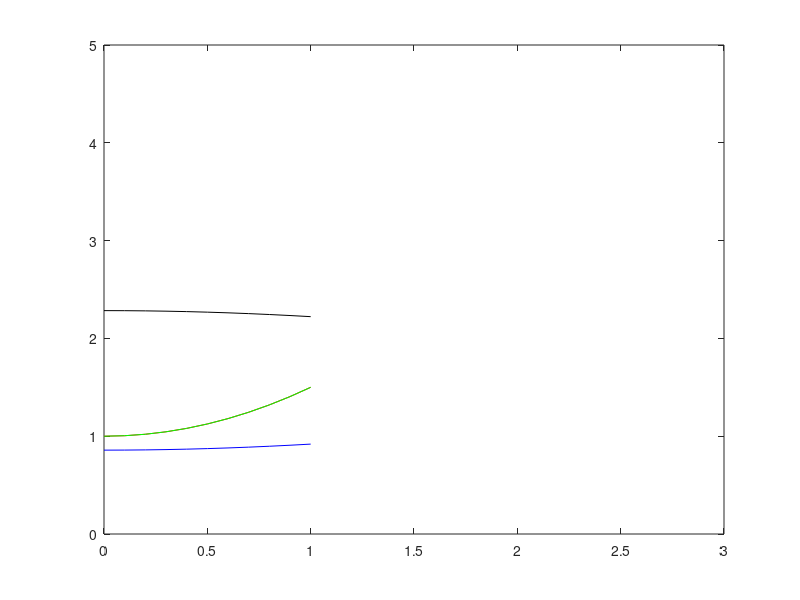
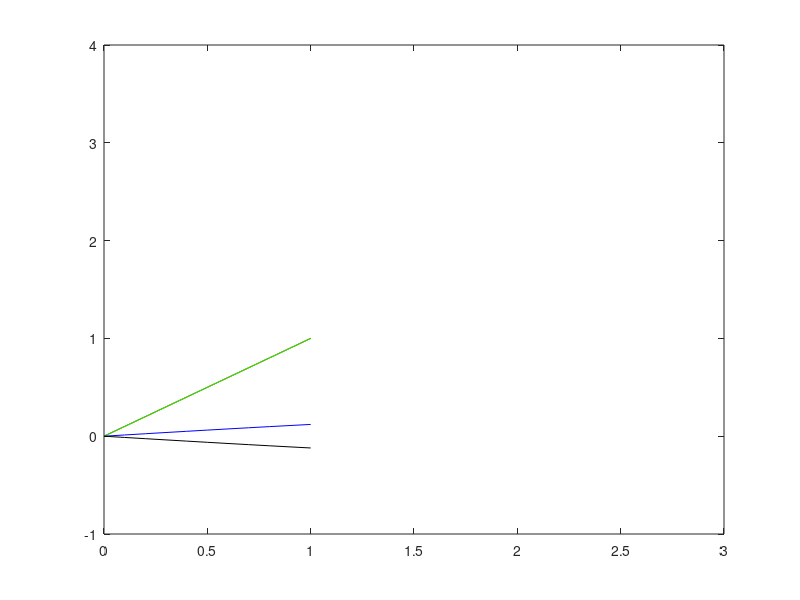
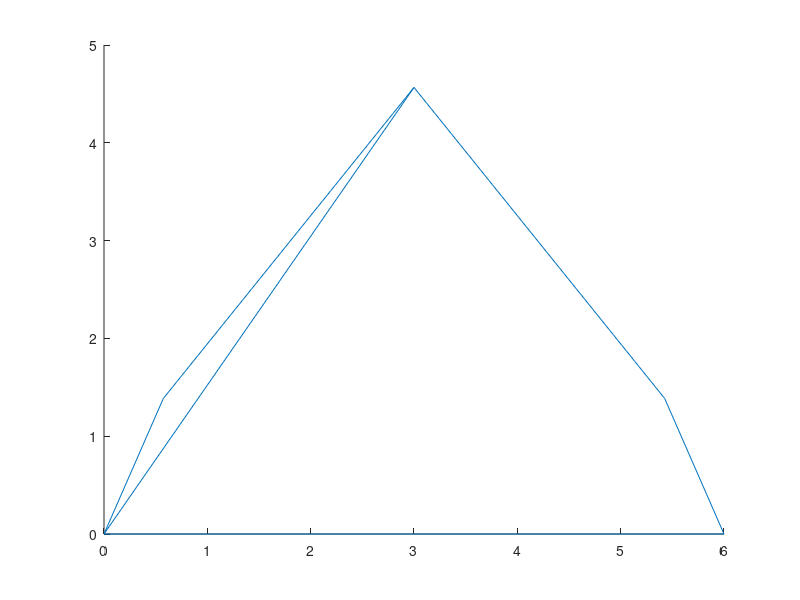

Reproduce these figures in MATLAB, in order.
clear
clc
clf
close all

r1=6;
r3=4;
r4=4;
theta1=0.0;
theta2=deg2rad(67.5);
theta5=deg2rad(112.5);
o2=[0;0];

%GDL1
r20=1;
v20=0;
a20=1;
%GDL2
r50=1;
v50=0;
a50=1;
tiempo = 1.0;

%semilla
q=[3.6; 4.7; 1.7; 2.3; 1; 1];
contador=0;
for t=0:0.1:tiempo
    contador=contador+1;
    tol=100;
    iter=0;

    while tol>1e-10 && iter<100
        iter=iter+1;
        Phi=[-r1*cos(theta1)+q(1)*cos(theta2)+r3*cos(q(3))-r4*cos(q(4))-q(2)*cos(theta5);
             -r1*sin(theta1)+q(1)*sin(theta2)+r3*sin(q(3))-r4*sin(q(4))-q(2)*sin(theta5);
              q(1)*cos(theta2)+r3*cos(q(3))-q(5)*cos(q(6));
              q(1)*sin(theta2)+r3*sin(q(3))-q(5)*sin(q(6));
              q(1)-r20-(v20*t)-(0.5*a20*t^2);
              q(2)-r50-(v50*t)-(0.5*a50*t^2)];

          J=[cos(theta2), -cos(theta5),  -r3*sin(q(3)),   r4*sin(q(4)), 0, 0;
             sin(theta2), -sin(theta5),   r3*cos(q(3)),  -r4*cos(q(4)), 0, 0;
             cos(theta2), 0, -r3*sin(q(3)), 0, -cos(q(6)), q(5)*sin(q(6));
             sin(theta2), 0,  r3*cos(q(3)), 0, -sin(q(6)),-q(5)*cos(q(6));
              1, 0, 0, 0, 0, 0;
              0, 1, 0, 0, 0, 0];
        
        qf=-J\Phi+q;
        q=qf;
        tol=norm(Phi);
    end
    if iter>99
        disp('no hubo convergencia')
        break
    end
    %historico de posicion
    P(:,contador)=q;
    %calcular la velocidad
    phi_tp=[0; 0; 0; 0; -v20-a20*t; -v50-a50*t];
    v=-J\phi_tp;
    V(:,contador)=v;
    %calcular aceleración
%     phi_tpp=[0; 0; -a20; -a50];
%     Jp=[0, 0,  -r3*v(3)*cos(q(3)),   r4*v(4)*cos(q(4));
%         0, 0,  -r3*v(3)*sin(q(3)),   r4*v(4)*sin(q(4));
%         0, 0,   0, 0;
%         0, 0,   0, 0];
%     a=-inv(J)*(Jp*v+phi_tpp);
%     A(:,contador)=a;
end

%plot de posición
figure
t=[0:0.1:tiempo];
plot(t,P(1,:),'r')
hold on
plot(t,P(2,:),'g')
plot(t,P(3,:),'b')
plot(t,P(4,:),'k')
hold off
axis([0 3 0 5])

%plot de velocidad
figure
t=[0:0.1:tiempo];
plot(t,V(1,:),'r')
hold on
plot(t,V(2,:),'g')
plot(t,V(3,:),'b')
plot(t,V(4,:),'k')
hold off
axis([0 3 -1 4])

%plot de aceleración
% figure
% t=[0:0.1:tiempo];
% plot(t,A(1,:),'r')
% hold on
% plot(t,A(2,:),'g')
% plot(t,A(3,:),'b')
% plot(t,A(4,:),'k')
% hold off
% axis([0 3 -1 3])

figure 
O1=[0, 0];
O2=[q(1)*cos(theta2), q(1)*sin(theta2)];
O3=[q(1)*cos(theta2)+ r3*cos(q(3)), q(1)*sin(theta2)+r3*sin(q(3))];
O4=[r1*cos(theta1)+ q(2)*cos(theta5),r1*sin(theta1)+ q(2)*sin(theta5)];
O5=[r1*cos(theta1), r1*sin(theta1)];
O6=[q(5)*cos(q(6)), q(5)*sin(q(6))];
line([O1(1) O2(1)],[O1(2) O2(2)])
hold on
line([O2(1) O3(1)],[O2(2) O3(2)])
line([O3(1) O4(1)],[O3(2) O4(2)])
line([O5(1) O4(1)],[O5(2) O4(2)])
line([O1(1) O5(1)],[O1(2) O5(2)])
line([O1(1) O6(1)],[O1(2) O6(2)])
hold off




